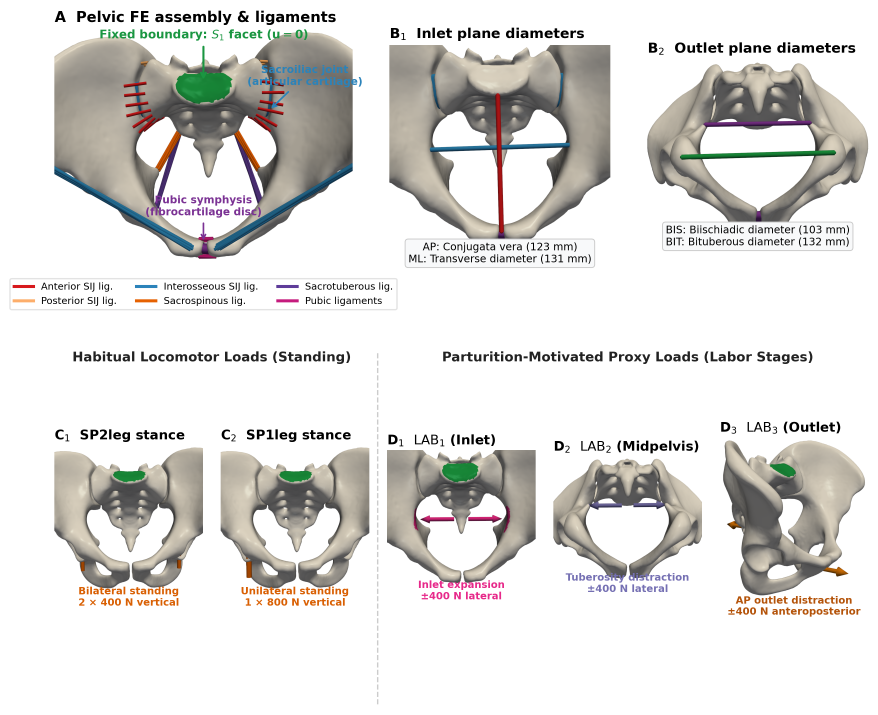
#> input picture manuscripts/natcomm/images/model_setup.png, 2634 x 2143 px, given in place of panel_A.png, which was not available (shown at 1/3 size)
$ python assemble_model_setup_figure.py
#> lines starting #> are read from the running program, lines starting #| are printed output that depends on the picture; after the words box and inside, x2 and y2 are one past the last pixel; in counts of white or black regions, pixels touching at a corner belong together; pictures that were not available may be replaced by others from this repository, and a replacement may not be noted
#!/usr/bin/env python3
"""Assembles high-resolution publication Figure: Model setup, BCs, and load cases."""
import sys
from pathlib import Path
sys.path.insert(0, str(Path(__file__).resolve().parents[1]))

import numpy as np
import matplotlib
matplotlib.use('Agg')
import matplotlib.pyplot as plt
import matplotlib.gridspec as gridspec
from PIL import Image

TMP_DIR = Path('/tmp/model_setup_renders')
OUT_PDF = Path('analysis_outputs/plos_revision/figures/model_setup.pdf')
OUT_PNG = Path('analysis_outputs/plos_revision/figures/model_setup.png')

# Load cropped images to remove excess whitespace
def load_and_crop(path, pad=15):
#> called with pad = 15
    im = Image.open(path)
#> im is the input picture: PIL image 2634x2143 RGBA; mean R, G, B, A 222.9, 221.6, 219.3, 255
    # convert to RGBA
    im = im.convert('RGBA')
    bg = Image.new('RGBA', im.size, (255, 255, 255, 255))
#> bg: PIL image 2634x2143 RGBA; every value is 255
    diff = np.array(im)
    # find non-white pixels
    mask = (diff[:, :, 0] < 250) | (diff[:, :, 1] < 250) | (diff[:, :, 2] < 250)
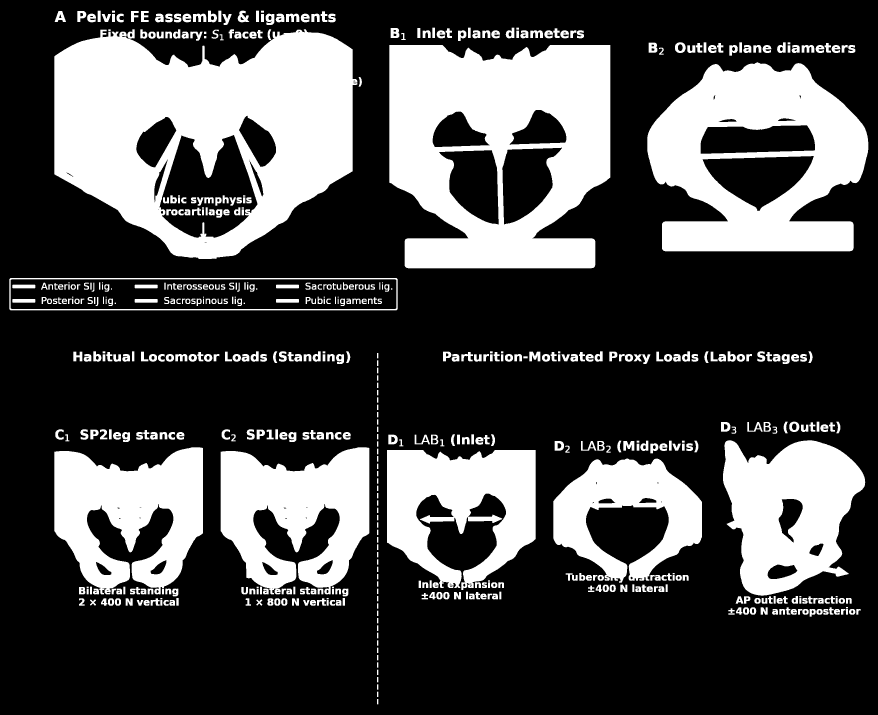
#> mask: shape (2143, 2634) bool (shown at 1/3 size); 29.3% white; 596 white regions (15 under 20 px), largest, box (x1, y1, x2, y2) and area: (163, 88, 1072, 777) 385530, (1168, 135, 1831, 805) 308651, (1942, 187, 2605, 754) 223024
    if not np.any(mask):
        return np.array(im)
    y_idx, x_idx = np.where(mask)
    x_min = max(0, x_idx.min() - pad)
#> x_min = 13
    x_max = min(im.width, x_idx.max() + pad)
#> x_max = 2619
    y_min = max(0, y_idx.min() - pad)
#> y_min = 17
    y_max = min(im.height, y_idx.max() + pad)
#> y_max = 2127
    return np.array(im.crop((x_min, y_min, x_max, y_max)))
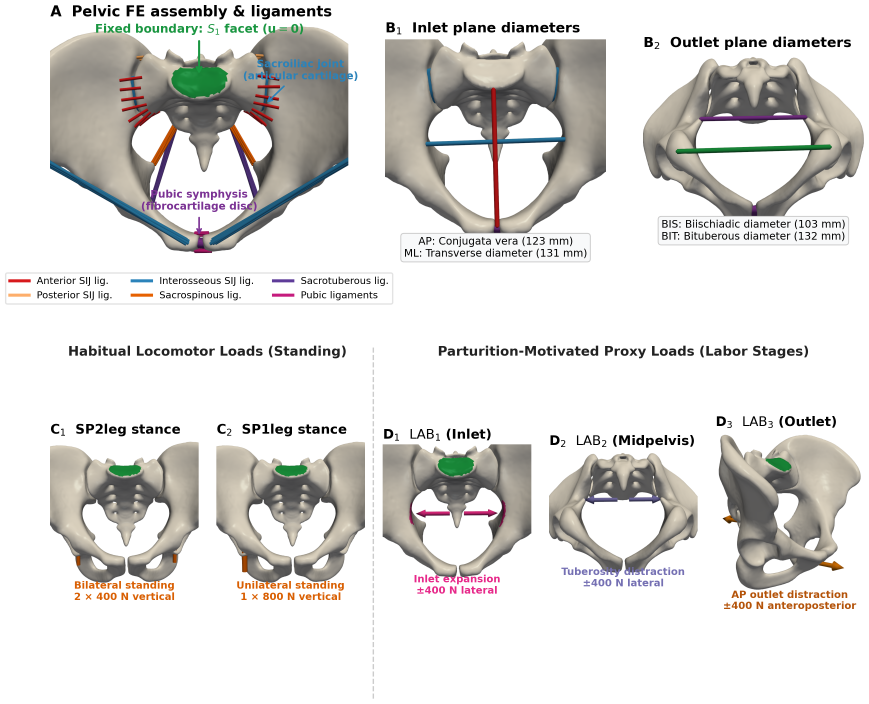
#> returned value: shape (2110, 2606, 4) (shown at 1/3 size); mean of channels 0, 1, 2, 3 222.1, 220.7, 218.3, 255; drawn as R, G, B

img_A = load_and_crop(TMP_DIR / 'panel_A.png')
img_B1 = load_and_crop(TMP_DIR / 'panel_B1.png')
#> call 2 of load_and_crop, with pad = 15
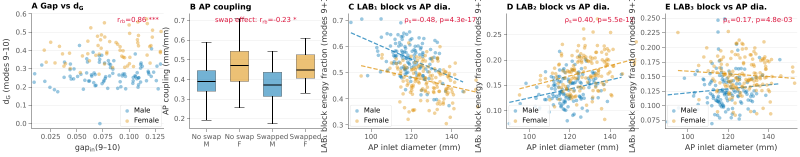
#> input picture manuscripts/natcomm/review/kontrola_obrazek_05.png, 1600 x 313 px, given in place of panel_B1.png, which was not available (shown at 1/2 size)
#> in load_and_crop, im is the input picture: PIL image 1600x313 RGB; mean R, G, B 241.1, 240.9, 239.2
#> in load_and_crop (call 2), `bg = Image.new('RGBA', im.size, (255, 255, 255, 255))`: bg: PIL image 1600x313 RGBA; every value is 255
#> in load_and_crop (call 2), `mask = (diff[:, :, 0] < 250) | (diff[:, :, 1] < 250) | (diff[:, :, 2] ..`:
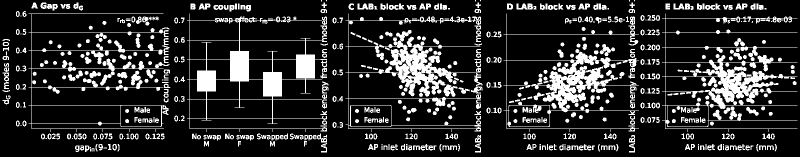
#> mask: shape (313, 1600) bool (shown at 1/2 size); 17.2% white; 641 white regions (78 under 20 px), largest, box (x1, y1, x2, y2) and area: (1324, 27, 1595, 264) 11686, (374, 27, 654, 264) 11342, (691, 27, 965, 264) 11056
#> in load_and_crop (call 2), `x_min = max(0, x_idx.min() - pad)`: x_min = 0
#> in load_and_crop (call 2), `x_max = min(im.width, x_idx.max() + pad)`: x_max = 1600
#> in load_and_crop (call 2), `y_min = max(0, y_idx.min() - pad)`: y_min = 0
#> in load_and_crop (call 2), `y_max = min(im.height, y_idx.max() + pad)`: y_max = 313
img_B2 = load_and_crop(TMP_DIR / 'panel_B2.png')
img_C1 = load_and_crop(TMP_DIR / 'panel_C1.png')
#> (the run stopped early here; a loop or call above may not have finished)
